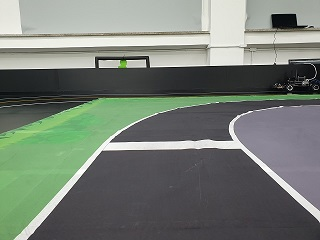
#> input picture test_img/track01.jpg, 320 x 240 px
$ python test_hull.py
#> lines starting #> are read from the running program, lines starting #| are printed output that depends on the picture; after the words box and inside, x2 and y2 are one past the last pixel; in counts of white or black regions, pixels touching at a corner belong together
#> in run_test, frame is the input picture: shape (240, 320, 3); mean B, G, R 116.7, 125.8, 117.7
#| 이미지 로드 성공: test_img/track01.jpg, 크기: (240, 320, 3)
#!/usr/bin/env python3
# -*- coding: utf-8 -*-
# =================================================================================
#
# FILE: hull_cluster_driver_ghost_test.py
#
# AUTHOR: Gemini AI
#
# DESCRIPTION:
#   ['유령 차선' 로직 추가]
#   코너링 시 한쪽 차선이 시야에서 사라지는 경우, 보이는 차선을 기준으로
#   반대편에 가상의 '유령 차선'을 생성하여 경로를 유지합니다.
#   이를 통해 인코스/아웃코스 주행 시 안정성을 크게 향상시킵니다.
#
# CHANGELOG (User Request):
#   - 한쪽 차선만 인식될 경우를 처리하는 '유령 차선' 로직 추가
#   - LANE_WIDTH 상수 추가 및 튜닝 가이드
#   - [MODIFIED]: Removed rospy.init_node, rospy.wait_for_message, and `run` method
#                 to integrate into an external main loop.
#   - [MODIFIED]: `vision_drive` now takes `frame` as an explicit argument.
#   - [MODIFIED]: Changed lane detection color from RED to WHITE.
#   - [MODIFIED]: Converted to a standalone script for testing with a single image file.
# =================================================================================

# rospy 대신 print()를 사용하며, ROS 관련 의존성을 주석 처리합니다.
# cv_bridge, xycar_motor, sensor_msgs 등 ROS 메시지 타입은 사용하지 않습니다.

import cv2
import numpy as np
# [6 lines of commented-out code are left out]
from sklearn.cluster import DBSCAN
from sklearn.linear_model import RANSACRegressor
from collections import defaultdict

# rospy.loginfo 대신 일반 print 함수를 사용하기 위한 래퍼
class SimpleLogger:
    def info(self, msg):
        print(f"[INFO] {msg}")
    def warn(self, msg):
        print(f"[WARN] {msg}")
    def logerr(self, msg):
        print(f"[ERROR] {msg}")

# 글로벌 로거 인스턴스 (rospy.loginfo 대체)
rospy = SimpleLogger()


class HullClusterDriver:
    def __init__(self):
        # self.bridge = CvBridge() # ROS 의존성 제거
        self.image = np.empty(shape=[0])
        self.last_cx = 320
        self.is_paused = False
        self.angle = 0
        self.speed = 0
        self.last_error = 0

        # ? [핵심] 차선 폭(픽셀 단위) 변수. 주행 환경에 맞게 튜닝 필요
        self.LANE_WIDTH = 400

        self.CLUSTER_COLORS = [
            (0, 255, 0), (0, 255, 255), (255, 0, 255), (255, 255, 0),
            (0, 128, 255), (255, 128, 0)
        ]
        self.CENTER_LINE_COLOR = (255, 0, 0) # 파란색 (BGR)

        self.last_successful_slope = 0.0
        self.last_successful_intercept = 0.0
        self.is_path_detected_recently = False

        # self.motor_pub = rospy.Publisher('xycar_motor', xycar_motor, queue_size=1) # ROS 의존성 제거

        rospy.info("RANSAC Hull Cluster Driver (Ghost Lane) Initialized for testing.")

    def get_lane_center(self, frame_for_processing):
        self.image = frame_for_processing.copy()

        h, w = self.image.shape[:2]
        roi_top_y = int(h * 0.6) # 이미지 상단 60%부터 하단까지 ROI 설정

        mask = np.zeros((h, w), dtype=np.uint8)
        roi_vertices = np.array([[(0, roi_top_y), (w, roi_top_y), (w, h), (0, h)]], dtype=np.int32)
        cv2.fillPoly(mask, roi_vertices, 255) # ROI 영역을 마스크로 채움
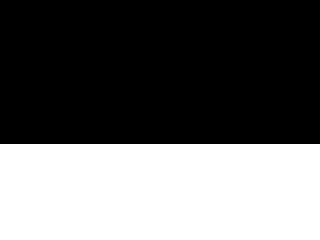
#> mask: shape (240, 320); 40% white; 1 white region, box (x1, y1, x2, y2) and area: (0, 144, 320, 240) 30720

        hsv = cv2.cvtColor(self.image, cv2.COLOR_BGR2HSV)
#> hsv: shape (240, 320, 3); mean H, S, V 84.5, 27.8, 128.4

        # ==================================================================
        # ✅ 흰색 차선 인식을 위한 HSV 임계값 설정 (튜닝 필요)
        # H (Hue): 색상 (0-179)
        # S (Saturation): 채도 (0-255) - 흰색은 채도가 낮음
        # V (Value): 명도 (0-255) - 흰색은 명도가 높음
        # ==================================================================
        lower_white = np.array([0, 0, 200])   # 낮은 채도, 높은 명도로 흰색 영역 정의
        upper_white = np.array([179, 30, 255]) # 높은 채도는 제외하여 회색빛까지 포함 가능

        white_mask = cv2.inRange(hsv, lower_white, upper_white)
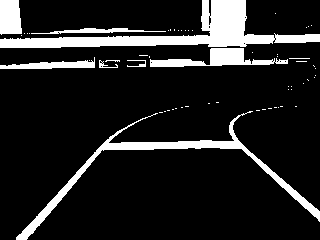
#> white_mask: shape (240, 320); 13.4% white; 59 white regions (50 under 20 px), largest, box (x1, y1, x2, y2) and area: (0, 0, 320, 48) 4512, (16, 111, 320, 240) 2760, (150, 48, 288, 67) 1158
        # ==================================================================

        final_mask = cv2.bitwise_and(white_mask, white_mask, mask=mask) # ROI와 흰색 마스크 결합
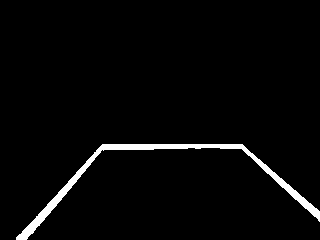
#> final_mask: shape (240, 320); 2.8% white; 1 white region, box (x1, y1, x2, y2) and area: (16, 144, 320, 240) 2183

        pixel_coords = np.argwhere(final_mask > 0) # 마스크에서 0이 아닌 픽셀의 좌표를 가져옴
#> pixel_coords = 2183 pairs, first value 144 to 239, second value 16 to 319

        # 픽셀이 너무 많으면 샘플링하여 처리 속도 향상
        if len(pixel_coords) > 500:
            indices = np.random.choice(len(pixel_coords), 500, replace=False)
#> indices = 500 values, max 2178 at index 90, min 1 at index 393, mean 1054
            sampled_coords = pixel_coords[indices]
#> sampled_coords = 500 pairs, first value 144 to 239, second value 17 to 319
        else:
            sampled_coords = pixel_coords

        if len(sampled_coords) < 10: # 충분한 픽셀이 없으면 경로 감지 실패
            self.is_path_detected_recently = False
        else:
            X = sampled_coords[:, ::-1] # (row, col) -> (x, y) 형태로 변환
#> X = 500 pairs, first value 17 to 319, second value 144 to 239

            # 이전 성공적인 선을 기준으로 좌우 차선 픽셀 분리
            dividing_line_x = self.last_successful_slope * X[:, 1] + self.last_successful_intercept
#> dividing_line_x = 500 values from 0 to 0
            left_points = X[X[:, 0] < dividing_line_x]
#> left_points = empty array
            right_points = X[X[:, 0] >= dividing_line_x]
#> right_points has the same summary as X

            left_lane_cluster, right_lane_cluster = None, None

            # 왼쪽 차선 클러스터링 (DBSCAN)
            if len(left_points) > 10:
                db_left = DBSCAN(eps=80, min_samples=10).fit(left_points)
                unique_labels, counts = np.unique(db_left.labels_[db_left.labels_ != -1], return_counts=True)
                if len(counts) > 0:
                    left_lane_cluster = left_points[db_left.labels_ == unique_labels[np.argmax(counts)]]

            # 오른쪽 차선 클러스터링 (DBSCAN)
            if len(right_points) > 10:
                db_right = DBSCAN(eps=80, min_samples=10).fit(right_points)
                unique_labels, counts = np.unique(db_right.labels_[db_right.labels_ != -1], return_counts=True)
#> unique_labels = [0]; counts = [500]
                if len(counts) > 0:
                    right_lane_cluster = right_points[db_right.labels_ == unique_labels[np.argmax(counts)]]
#> right_lane_cluster has the same summary as X

            # 클러스터링된 차선 볼록 껍질 시각화
            if left_lane_cluster is not None and len(left_lane_cluster) >= 3:
                hull = cv2.convexHull(left_lane_cluster); cv2.polylines(self.image, [hull], True, self.CLUSTER_COLORS[0], 2)
            if right_lane_cluster is not None and len(right_lane_cluster) >= 3:
                hull = cv2.convexHull(right_lane_cluster); cv2.polylines(self.image, [hull], True, self.CLUSTER_COLORS[1], 2)
#> after `hull = cv2.convexHull(right_lane_cluster)`: hull = contour of 14 points, box (x1, y1, x2, y2) (17, 144, 320, 240), area 19042
#> after `cv2.polylines(self.image, [hull], True, self.CLUSTER_COLORS[1], 2)`:
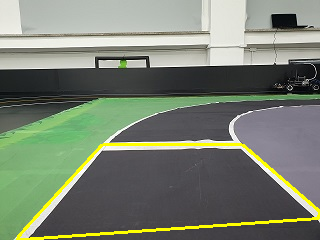
#> self.image: shape (240, 320, 3); 2.67% of pixels changed, all inside (x1, y1, x2, y2) = (16, 143, 320, 240)

            center_path_points = []

            # ? [핵심] 차선 감지 상태에 따른 분기 처리 (유령 차선 로직)
            # 1. 양쪽 차선이 모두 보일 때 (기존 로직)
            if left_lane_cluster is not None and right_lane_cluster is not None:
                left_y_to_x, right_y_to_x = defaultdict(list), defaultdict(list)
                for x, y in left_lane_cluster: left_y_to_x[y].append(x)
                for x, y in right_lane_cluster: right_y_to_x[y].append(x)
                common_y = set(left_y_to_x.keys()) & set(right_y_to_x.keys()) # 공통 Y 좌표
                for y in sorted(list(common_y)):
                    # 양쪽 차선의 X 좌표 중간 지점을 중심 경로로 사용
                    center_path_points.append((int((max(left_y_to_x[y]) + min(right_y_to_x[y])) / 2), y))

            # 2. 왼쪽 차선만 보일 때 -> 오른쪽 유령 차선 생성
            elif left_lane_cluster is not None and right_lane_cluster is None:
                rospy.info("Ghost Lane: 왼쪽 차선만 감지됨. 오른쪽 유령 차선 생성.")
                left_y_to_x = defaultdict(list)
                for x, y in left_lane_cluster: left_y_to_x[y].append(x)
                for y, x_coords in sorted(left_y_to_x.items()):
                    # 왼쪽 차선의 최대 X 값에서 차선 폭의 절반만큼 더한 지점을 중심 경로로 사용
                    center_x = max(x_coords) + self.LANE_WIDTH // 2
                    center_path_points.append((center_x, y))
                    # 선택 사항: 유령 차선 시각화 (주황색)
                    ghost_x = max(x_coords) + self.LANE_WIDTH
                    cv2.circle(self.image, (int(ghost_x), y), 3, (255, 100, 0), -1)

            # 3. 오른쪽 차선만 보일 때 -> 왼쪽 유령 차선 생성 (인코스 주행 시 핵심)
            elif left_lane_cluster is None and right_lane_cluster is not None:
                rospy.info("Ghost Lane: 오른쪽 차선만 감지됨. 왼쪽 유령 차선 생성.")
                right_y_to_x = defaultdict(list)
                for x, y in right_lane_cluster: right_y_to_x[y].append(x)
#> this loop made 500 passes
#> (x, y) on passes 1 to 3: (18, 238), (131, 147), (287, 186)
                for y, x_coords in sorted(right_y_to_x.items()):
                    # 오른쪽 차선의 최소 X 값에서 차선 폭의 절반만큼 뺀 지점을 중심 경로로 사용
                    center_x = min(x_coords) - self.LANE_WIDTH // 2
                    center_path_points.append((center_x, y))
                    # 선택 사항: 유령 차선 시각화 (주황색)
                    ghost_x = min(x_coords) - self.LANE_WIDTH
                    cv2.circle(self.image, (int(ghost_x), y), 3, (255, 100, 0), -1)
#> after the loop, center_path_points = 93 pairs, first value -183 to 110, second value 144 to 239

            # RANSAC을 이용한 중심 경로선 추정
            if len(center_path_points) > 10:
                y_vals = np.array([p[1] for p in center_path_points]).reshape(-1, 1)
#> y_vals = 93 values from 144 to 239
                x_vals = np.array([p[0] for p in center_path_points])
#> x_vals = 93 values, max 110 at index 66, min -183 at index 91, mean -120
                ransac = RANSACRegressor()
                try:
                    ransac.fit(y_vals, x_vals)
                    alpha = 0.6 # EMA(Exponential Moving Average) 계수
                    current_slope = ransac.estimator_.coef_[0]
                    current_intercept = ransac.estimator_.intercept_
                    # EMA를 적용하여 선 추정 값 안정화
                    self.last_successful_slope = alpha * current_slope + (1 - alpha) * self.last_successful_slope
                    self.last_successful_intercept = alpha * current_intercept + (1 - alpha) * self.last_successful_intercept
                    self.is_path_detected_recently = True
                except ValueError:
                    self.is_path_detected_recently = False
            else:
                self.is_path_detected_recently = False

        # 추정된 중심 경로선 그리기
        y1 = roi_top_y
        x1 = int(self.last_successful_slope * y1 + self.last_successful_intercept)
        y2 = h - 1
        x2 = int(self.last_successful_slope * y2 + self.last_successful_intercept)
        cv2.line(self.image, (x1, y1), (x2, y2), self.CENTER_LINE_COLOR, 3)

        # 로봇이 따라갈 최종 목표 X 좌표 계산 (특정 높이에서)
        y_horizon = int(h * 0.65) # 0.65 비율의 높이에서 목표 X 좌표 계산
        final_target_cx = self.last_successful_slope * y_horizon + self.last_successful_intercept
        self.last_cx = final_target_cx # 시각화 및 디버깅을 위해 저장

        return final_target_cx

    def vision_drive(self, frame):
        """
        이미지 프레임을 처리하여 조향 각도와 속도를 결정합니다.
        Returns:
            tuple: (angle, speed) - 모터 제어를 위한 조향 각도와 속도
        """
        if frame.size == 0:
            rospy.warn("HullClusterDriver: vision_drive에 빈 프레임이 수신되었습니다.")
            return self.angle, self.speed # 이전 값 또는 0 반환

        target_cx = self.get_lane_center(frame) # 차선 중심 X 좌표 계산 (시각화도 이 안에서 이루어짐)
#> target_cx = -63.77
        frame_center = frame.shape[1] // 2 # 이미지의 중앙 X 좌표

        error = target_cx - frame_center # 이미지 중앙과 목표 X 좌표 간의 오차
#> error = -223.8
        k_p = 0.4 # 비례 이득
        d_error = error - self.last_error # 미분 오차
#> d_error = -223.8
        k_d = 0.6 # 미분 이득

        self.angle = (k_p * error) + (k_d * d_error) # PD 제어
#> self.angle = -223.8
        self.last_error = error # 다음 루프를 위해 현재 오차 저장
#> self.last_error = -223.8

        # 조향 각도에 따른 속도 제어 (부드러운 코너링을 위해 튜닝됨)
        if abs(self.angle) < 10: self.speed = 35
        elif abs(self.angle) < 30: self.speed = 20
        else: self.speed = 15

        # 조향 각도와 속도 값을 모터 제어 범위로 클램핑
        self.angle = max(min(self.angle, 100.0), -100.0)
#> self.angle = -100
        self.speed = max(min(self.speed, 50), 0)

        return self.angle, self.speed

    # [8 lines left out: function drive, not called in this run]

    def get_processed_image(self):
        """
        차선과 중심 경로가 그려진 이미지(시각화용)를 반환합니다.
        """
        return self.image

# =================================================================================
# 테스트 실행을 위한 메인 코드 (ROS 환경이 아닌 일반 Python에서 실행)
# =================================================================================

class TestRunner:
    def __init__(self, image_path):
        self.driver = HullClusterDriver()
        self.image_path = image_path
        print(f"테스트 이미지 경로: {self.image_path}")

    def run_test(self):
        # 이미지 로드
        frame = cv2.imread(self.image_path)
        if frame is None:
            print(f"[ERROR] 이미지를 로드할 수 없습니다. 경로를 확인해주세요: {self.image_path}")
            return

        print(f"이미지 로드 성공: {self.image_path}, 크기: {frame.shape}")

        # HullClusterDriver의 vision_drive 메서드 호출
        # 이 메서드 내부에서 get_lane_center를 호출하고 self.image에 시각화 결과를 저장합니다.
        angle, speed = self.driver.vision_drive(frame)
#> angle = -100; speed = 15

        # 처리된 이미지 가져오기 (차선 및 경로가 그려진 이미지)
        processed_image = self.driver.get_processed_image()

        # 결과 출력 (터미널)
        print(f"\n--- 처리 결과 ---")
        print(f"계산된 조향 각도: {angle:.2f}")
#| 계산된 조향 각도: -100.00
        print(f"계산된 속도: {speed:.2f}")
#| 계산된 속도: 15.00
        print(f"경로 감지 성공 여부: {self.driver.is_path_detected_recently}")

        # 이미지 시각화 (새 창에 표시)
        if processed_image.size > 0:
            # 이미지에 조향 각도와 속도 정보 추가 (디버깅 편의)
            cv2.putText(processed_image, f"Angle: {angle:.2f}", (10, 30), cv2.FONT_HERSHEY_SIMPLEX, 0.8, (0, 255, 255), 2)
            cv2.putText(processed_image, f"Speed: {speed:.2f}", (10, 60), cv2.FONT_HERSHEY_SIMPLEX, 0.8, (0, 255, 255), 2)
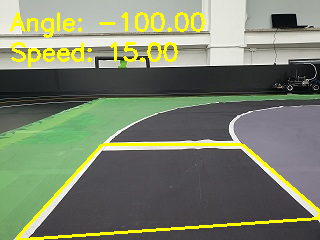
#> processed_image: shape (240, 320, 3); mean B, G, R 107.4, 131, 123.1
            cv2.imshow("Processed Lane Image (Press any key to exit)", processed_image)
            cv2.waitKey(0) # 아무 키나 누를 때까지 창 유지
        else:
            print("[ERROR] 처리된 이미지가 비어 있습니다. 시각화 불가.")

        cv2.destroyAllWindows()


if __name__ == "__main__":
    # ⚠️ 여기에 테스트할 이미지 파일 경로를 입력하세요.
    # 예시: 'test_image_straight_lane.png', 'test_image_curve_left.jpg', 'test_image_single_lane.jpeg' 등
    # 파일이 없으면 에러가 발생합니다.
    test_image_path = "test_img/track01.jpg"
    # 예시: test_image_path = "/home/user/Pictures/test_lane.jpg"
    # 또는 코드와 같은 디렉토리에 이미지를 두었다면:
    # test_image_path = "my_lane_test.png"

    tester = TestRunner(test_image_path)
    tester.run_test()

$ run again, with test_img/track02.jpg copied over test_img/track01.jpg
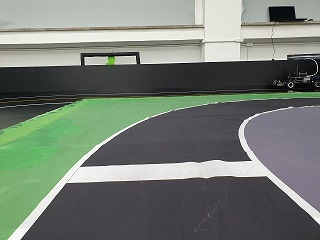
#> input picture test_img/track02.jpg, 320 x 240 px
#> in run_test, frame is the input picture: shape (240, 320, 3); mean B, G, R 115.7, 124.9, 116.8
#| 이미지 로드 성공: test_img/track01.jpg, 크기: (240, 320, 3)
#> mask: shape (240, 320); 40% white; 1 white region, box (x1, y1, x2, y2) and area: (0, 144, 320, 240) 30720
#> hsv: shape (240, 320, 3); mean H, S, V 81.9, 29, 127.6
#> in get_lane_center, `white_mask = cv2.inRange(hsv, lower_white, upper_white)`:
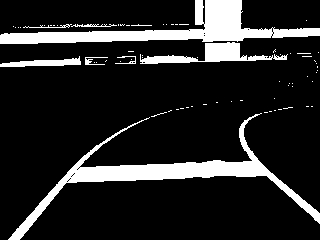
#> white_mask: shape (240, 320); 14.8% white; 71 white regions (62 under 20 px), largest, box (x1, y1, x2, y2) and area: (8, 113, 320, 240) 4684, (0, 0, 320, 44) 4533, (140, 42, 288, 64) 1221
#> final_mask: shape (240, 320); 5.8% white; 1 white region, box (x1, y1, x2, y2) and area: (8, 144, 320, 240) 4423
#> pixel_coords = 4423 pairs, first value 144 to 239, second value 8 to 319
#> indices = 500 values, max 4418 at index 166, min 1 at index 433, mean 2187.6
#> sampled_coords = 500 pairs, first value 144 to 239, second value 12 to 319
#> X = 500 pairs, first value 12 to 319, second value 144 to 239
#> dividing_line_x = 500 values from 0 to 0
#> left_points = empty array
#> right_points has the same summary as X
#> unique_labels = [0]; counts = [500]
#> right_lane_cluster has the same summary as X
#> hull = contour of 14 points, box (x1, y1, x2, y2) (12, 144, 320, 240), area 20207
#> self.image: shape (240, 320, 3); 2.72% of pixels changed, all inside (x1, y1, x2, y2) = (11, 143, 320, 240)
#> the loop in get_lane_center, `for x, y in right_lane_cluster: right_y_to_x[y].append(x)` made 500 passes
#> (x, y) on passes 1 to 3: (164, 173), (129, 179), (248, 147)
#> after the loop in get_lane_center, `for y, x_coords in sorted(right_y_to_x.items()):`: center_path_points = 89 pairs, first value -188 to 119, second value 144 to 239
#> y_vals = 89 values from 144 to 239
#> x_vals = 89 values, max 119 at index 76, min -188 at index 87, mean -101.9
#> target_cx = -68.24
#> error = -228.2
#> in vision_drive, `self.angle = max(min(self.angle, 100.0), -100.0)`: self.angle = -100
#> speed = 15
#| 계산된 조향 각도: -100.00
#| 계산된 속도: 15.00
#> in run_test, `cv2.putText(processed_image, f"Speed: {speed:.2f}", (10, 60), cv2.FONT..`:
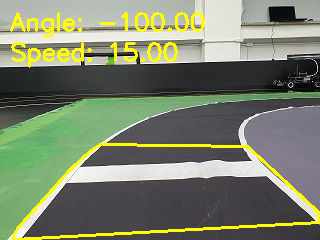
#> processed_image: shape (240, 320, 3); mean B, G, R 107.4, 131.3, 123.3

$ run again, with test_img/track03.jpg copied over test_img/track01.jpg
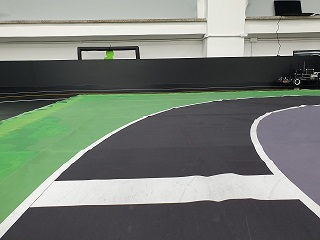
#> input picture test_img/track03.jpg, 320 x 240 px
#> in run_test, frame is the input picture: shape (240, 320, 3); mean B, G, R 117.3, 126, 118.6
#| 이미지 로드 성공: test_img/track01.jpg, 크기: (240, 320, 3)
#> mask: shape (240, 320); 40% white; 1 white region, box (x1, y1, x2, y2) and area: (0, 144, 320, 240) 30720
#> hsv: shape (240, 320, 3); mean H, S, V 79.7, 28, 128.6
#> in get_lane_center, `white_mask = cv2.inRange(hsv, lower_white, upper_white)`:
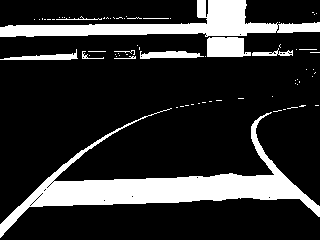
#> white_mask: shape (240, 320); 18.7% white; 72 white regions (61 under 20 px), largest, box (x1, y1, x2, y2) and area: (0, 108, 320, 238) 7874, (0, 0, 320, 37) 4463, (207, 37, 251, 57) 751
#> final_mask: shape (240, 320); 9.8% white; 1 white region, box (x1, y1, x2, y2) and area: (0, 144, 320, 238) 7544
#> pixel_coords = 7544 pairs, first value 144 to 237, second value 0 to 319
#> indices = 500 values, max 7543 at index 181, min 29 at index 291, mean 3595.2
#> sampled_coords = 500 pairs, first value 146 to 237, second value 0 to 319
#> X = 500 pairs, first value 0 to 319, second value 146 to 237
#> dividing_line_x = 500 values from 0 to 0
#> left_points = empty array
#> right_points has the same summary as X
#> unique_labels = [0]; counts = [500]
#> right_lane_cluster has the same summary as X
#> hull = contour of 14 points, box (x1, y1, x2, y2) (0, 146, 320, 238), area 20276
#> self.image: shape (240, 320, 3); 2.81% of pixels changed, all inside (x1, y1, x2, y2) = (0, 145, 320, 239)
#> the loop in get_lane_center, `for x, y in right_lane_cluster: right_y_to_x[y].append(x)` made 500 passes
#> (x, y) on passes 1 to 3: (45, 186), (261, 185), (231, 184)
#> after the loop in get_lane_center, `for y, x_coords in sorted(right_y_to_x.items()):`: center_path_points = 63 pairs, first value -200 to 119, second value 146 to 237
#> y_vals = 63 values from 146 to 237
#> x_vals = 63 values, max 119 at index 56, min -200 at index 62, mean -113.1
#> target_cx = -73.33
#> error = -233.3
#> in vision_drive, `self.angle = max(min(self.angle, 100.0), -100.0)`: self.angle = -100
#> speed = 15
#| 계산된 조향 각도: -100.00
#| 계산된 속도: 15.00
#> in run_test, `cv2.putText(processed_image, f"Speed: {speed:.2f}", (10, 60), cv2.FONT..`:
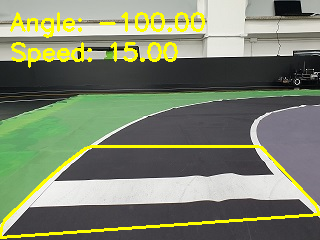
#> processed_image: shape (240, 320, 3); mean B, G, R 109, 132.6, 125.3

$ run again, with test_img/track04.jpg copied over test_img/track01.jpg
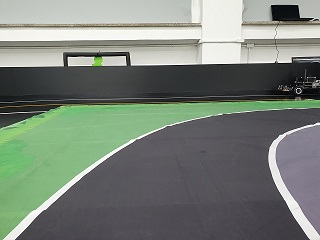
#> input picture test_img/track04.jpg, 320 x 240 px
#> in run_test, frame is the input picture: shape (240, 320, 3); mean B, G, R 120, 129.3, 120.8
#| 이미지 로드 성공: test_img/track01.jpg, 크기: (240, 320, 3)
#> mask: shape (240, 320); 40% white; 1 white region, box (x1, y1, x2, y2) and area: (0, 144, 320, 240) 30720
#> hsv: shape (240, 320, 3); mean H, S, V 84.3, 29, 132.3
#> in get_lane_center, `white_mask = cv2.inRange(hsv, lower_white, upper_white)`:
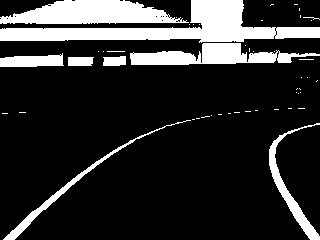
#> white_mask: shape (240, 320); 18% white; 49 white regions (41 under 20 px), largest, box (x1, y1, x2, y2) and area: (0, 0, 320, 43) 5305, (0, 0, 189, 24) 3110, (130, 43, 320, 65) 2233
#> final_mask: shape (240, 320); 2.2% white; 2 white regions, box (x1, y1, x2, y2) and area: (269, 144, 320, 240) 911, (3, 144, 129, 240) 812
#> pixel_coords = 1723 pairs, first value 144 to 239, second value 3 to 319
#> indices = 500 values, max 1722 at index 382, min 1 at index 420, mean 862
#> sampled_coords = 500 pairs, first value 144 to 239, second value 4 to 319
#> X = 500 pairs, first value 4 to 319, second value 144 to 239
#> dividing_line_x = 500 values from 0 to 0
#> left_points = empty array
#> right_points has the same summary as X
#> unique_labels = [0, 1]; counts = [276, 224]
#> right_lane_cluster = 276 pairs, first value 269 to 319, second value 144 to 239
#> hull = contour of 14 points, box (x1, y1, x2, y2) (269, 144, 320, 240), area 1434
#> the loop in get_lane_center, `for x, y in right_lane_cluster: right_y_to_x[y].append(x)` made 276 passes
#> (x, y) on passes 1 to 3: (288, 206), (306, 224), (308, 234)
#> after the loop in get_lane_center, `for y, x_coords in sorted(right_y_to_x.items()):`: center_path_points = 92 pairs, first value 69 to 118, second value 144 to 239
#> y_vals = 92 values from 144 to 239
#> x_vals = 92 values, max 118 at index 89, min 69 at index 6, mean 85.25
#> target_cx = 40.72
#> error = -119.3
#> in vision_drive, `self.angle = max(min(self.angle, 100.0), -100.0)`: self.angle = -100
#> speed = 15
#| 계산된 조향 각도: -100.00
#| 계산된 속도: 15.00
#> in run_test, `cv2.putText(processed_image, f"Speed: {speed:.2f}", (10, 60), cv2.FONT..`:
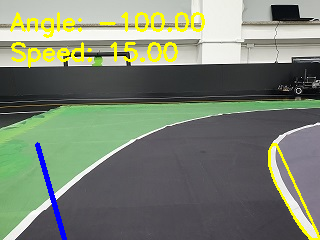
#> processed_image: shape (240, 320, 3); mean B, G, R 114.1, 131.2, 122.8
